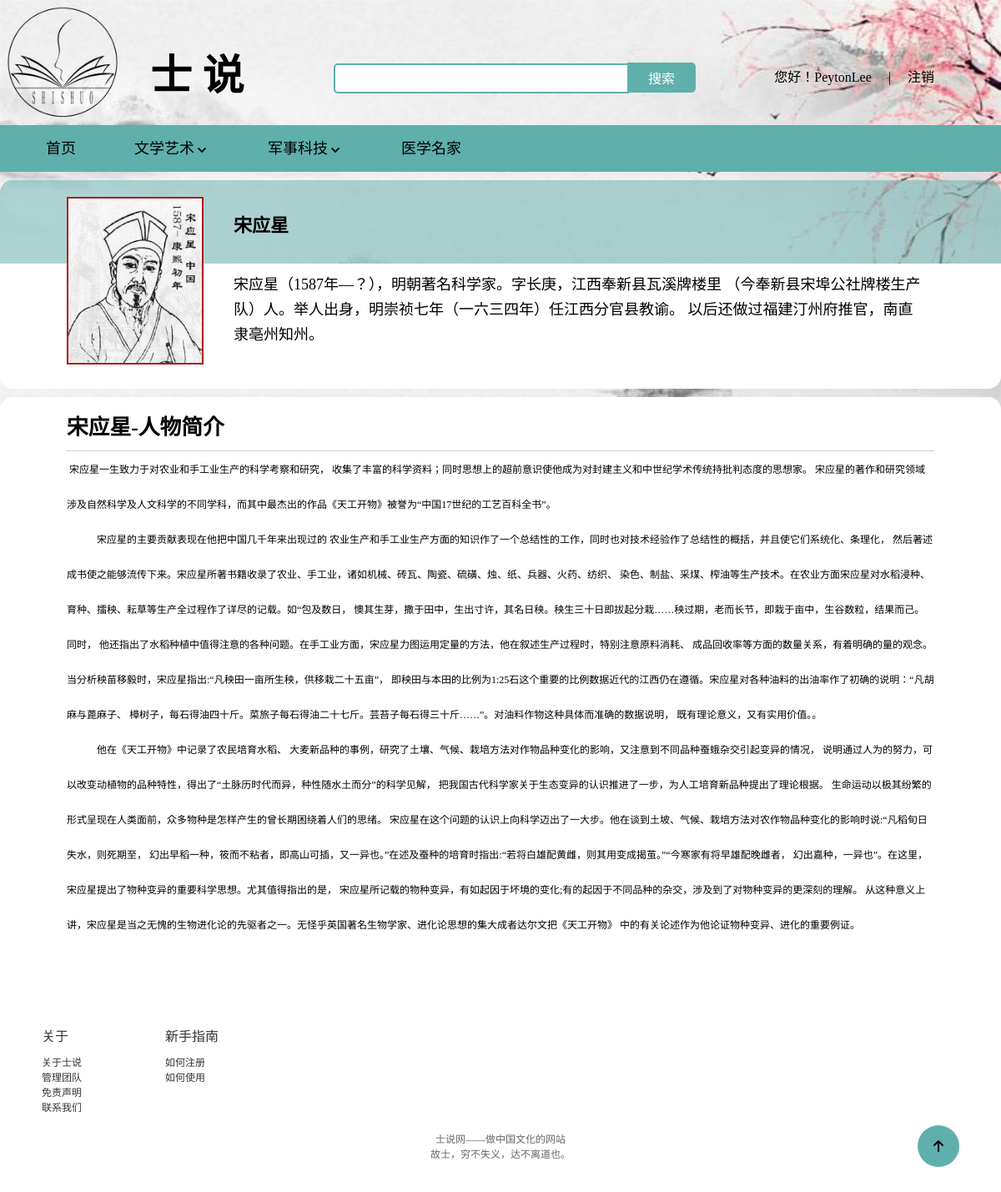
/shishuo/detail.php?Iname=宋应星 (signed in), run on the app's committed database.
### tables this page shows
CREATE TABLE `images`  (
  `id` int(80) NOT NULL AUTO_INCREMENT,
  `Iname` varchar(20) NULL DEFAULT NULL,
  `Iimage` varchar(80) NULL DEFAULT NULL,
  PRIMARY KEY (`id`) USING BTREE,
  INDEX `Iname`(`Iname`) USING BTREE,
  CONSTRAINT `imagess_ibfk_1` FOREIGN KEY (`Iname`) REFERENCES `intro` (`Iname`) ON DELETE RESTRICT ON UPDATE RESTRICT
);

CREATE TABLE `intro`  (
  `Iname` varchar(20) NOT NULL,
  `Iposition` varchar(20) NOT NULL,
  `Iwork` varchar(80) NOT NULL,
  `Iintro` longtext NOT NULL,
  `Icontent` longtext NOT NULL,
  PRIMARY KEY (`Iname`) USING BTREE
);

### shishuo/detail.php (the view, shortened to what this page needs)
<!DOCTYPE html>
<html lang="en">
<head>
    <link rel="stylesheet" href="./css/comm.css">
    <link rel="stylesheet" href="./css/base.css">
    <link rel="stylesheet" href="./css/detail.css">
</head>
<body>
    <?php
        include_once("conn.php");
    ?>
    <div class="to_top">
        <a href="#">
            <p><i></i></p>
        </a>
    </div>
    <div class="top">
        <div class="w nav">
            <div class="logo fl">
                <h1>
                    <a href="./index.php">士说</a>
                </h1>
            </div>
            <div class="biaoti">
                <h2>士&nbsp;说</h2>
            </div>
            <div class="fl search">
                <form action="./search.php" method="get">
                    <input type="text" class="text" name="search" id="">
                    <button class="btn" name="submit">搜索</button>
                </form>
            </div>
            <div class="fr login">
                <ul>
                    <?php
                        if(isset($_SESSION['islogin'])) {
                            ?>
                            <li>
                                <span>您好！<?php echo $_SESSION['username_l'];?></span>
                            </li>
                            <li>
                                |
                            </li>
                            <li>
                                <a href="./loginout.php">注销</a>
                            </li>
                            <?php
                            }
                    ?>
                </ul>
            </div>
        </div>
    </div>
    <div class="bottom-nav">
        <div class="w">
            <div class="daohang">
                <ul>
                    <li><a href="./index.php">首页</a></li>
                    <li>
                        <div class="dropdown">
                            <div class="drop">文学艺术<i></i></div>
                        </div>
                    </li>
                    <li>
                        <div class="dropdown">
                            <div class="drop">军事科技<i></i></div>
                        </div>
                    </li>
                    <li><a href="./show.php?Iposition=医学名家">医学名家</a></li>
                </ul>
            </div>
        </div>
    </div>
    <div class="w introduce">
        <?php
            if(!empty($_GET['Iname'])){
                $Iname = $_GET['Iname'];
                $query = "SELECT intro.Iname,intro.Iintro,intro.Icontent,images.Iimage FROM `intro`,`images` WHERE intro.Iname=images.Iname AND intro.Iname='$Iname';";
                if($stmt = $mysqli -> prepare($query)){
                    $stmt -> execute();
                    $stmt -> bind_result($name,$intro,$content,$image);
                    while($stmt -> fetch()){
        ?>
         <div class="intro_nav">
            <img src="<?php echo $image?>" title="<?php echo $name;?>">
            <div class="intro_top">
                <h3><?php echo $name;?>
                </h3>
            </div>
            <div class="intro_bottom">
                <p>
                    <?php echo $intro;?>
                </p>
            </div>
        </div>
        <div class="content">
            <div class="content-hd">
                <h3><span><?php echo $name;?></span>-人物简介</h3>
            </div>
            <div class="content-bd">
                <?php echo $content;?>
            </div>
        </div>
        <?php
                    }
                }
            }
        ?>
    </div>
    <div class="footer">
        <div class="w">
            <div class="links">
                <dl>
                    <dt>关于</dt>
                    <dd>
                        <a href="javasrcipt:;">关于士说</a>
                    </dd>
                    <dd>
                        <a href="gltd.html">管理团队</a>
                    </dd>
                    <dd>
                        <a href="mzsm.html">免责声明</a>
                    </dd>
                    <dd>
                        <a href="lxwm.html">联系我们</a>
                    </dd>
                </dl>
                <dl>
                    <dt>新手指南</dt>
                    <dd>
                        <a href="rhzc.html">如何注册</a>
                    </dd>
                    <dd>
                        <a href="ruhsy.html">如何使用</a>
                    </dd>
                </dl>
            </div>
            <div class="copyright">
                <p>
                    士说网——做中国文化的网站<br> 故士，穷不失义，达不离道也。
                </p>
            </div>
        </div>
    </div>
</body>
</html>

### shishuo/css/comm.css (style rules this page uses)
body { background: url(../img/bj.jpg) no-repeat; background-size: 100%; background-attachment: fixed; }
.top { height: 150px; width: 100%; }
.nav { position: relative; height: 100%; }
.logo { height: 150px; width: 150px; }
.logo a { display: block; height: 150px; width: 150px; background: url(../img/logo.png) no-repeat; font-size: 0; background-size: 100%; }
.biaoti { position: absolute; top: 50%; left: 180px; height: 32px; }
.biaoti h2 { line-height: 32px; font-size: 50px; font-family: 'FZShuTi'; }
.search { position: absolute; top: 50%; left: 400px; height: 32px; }
.text { height: 32px; width: 340px; outline: none; border: 2px solid #5fafac; padding-left: 10px; color: #ccc; border-radius: 5px 0 0 5px; }
.btn { width: 82px; height: 36px; background-color: #5fafac; margin-left: -6px; border: 0; font-size: 16px; color: #fff; border-radius: 0 5px 5px 0; vertical-align: -2px; }
.login { position: absolute; top: 50%; right: 70px; }
.login li { float: left; height: 36px; line-height: 36px; padding: 0 10px; }
.login a { text-align: center; color: #000; font-size: 16px; }
.footer { height: 200px; padding-top: 30px; background-color: #fff; }
.links { margin-left: 50px; overflow: hidden; }
.links dl { float: left; margin-right: 100px; }
.links dt { height: 35px; font-size: 16px; color: #333; }
.links dd a { font-size: 12px; color: #333; }
.copyright { margin: 10px auto; }
.copyright p { font-size: 12px; color: #666; text-align: center; margin: 20px 0 15px 0; }
.bottom-nav { height: 56px; background-color: #5fafac; }
.daohang { margin-left: 30px; background-color: #fff; }
.daohang li { margin-right: 20px; float: left; height: 56px; padding: 0 25px; }
.daohang li a { display: block; width: 100%; font-size: 18px; color: #000; line-height: 56px; }
.daohang li i { font-family: 'icomoon'; vertical-align: -3.5px; }
.dropdown { position: relative; display: inline-block; transition: all 2s; }
.drop { color: #000; font-size: 18px; line-height: 56px; transition: all 0.75s; }
.to_top { position: fixed; display: inline-block; bottom: 30px; right: 50px; width: 50px; height: 50px; border-radius: 50%; background-color: #5fafac; z-index: 888; }
.to_top a { display: block; width: 100%; margin: 0 auto; }
.to_top p { text-align: center; }
.to_top i { font-family: 'icomoon'; line-height: 50px; }

### shishuo/css/base.css (style rules this page uses)
* { margin: 0; padding: 0; }
a { color: #000; text-decoration: none; }
li { list-style: none; }
.w { width: 1200px; margin: 0 auto; }
.fr { float: right; }
.fl { float: left; }
img { border: 0; vertical-align: middle; }
i, em { font-style: normal; }

### shishuo/css/detail.css (style rules this page uses)
.introduce { margin-top: 10px; margin-bottom: 50px; }
.intro_nav { position: relative; }
.intro_nav img { position: absolute; left: 80px; top: 20px; width: 160px; border: 2px solid #b1191a; }
.intro_nav .intro_bottom, .intro_nav .intro_top { overflow: hidden; width: 100%; }
.intro_nav .intro_top { height: 100px; background-color: #5fafac7e; border-radius: 15px 15px 0 0; }
.intro_nav .intro_bottom { background-color: #fff; border-radius: 0 0 15px 15px; }
.intro_nav .intro_top h3 { height: 40px; padding: 10px; width: 830px; float: right; margin-top: 25px; font-size: 22px; line-height: 40px; margin-right: 80px; }
.intro_nav .intro_bottom p { overflow: hidden; min-height: 130px; padding: 10px; width: 830px; float: right; font-size: 18px; line-height: 30px; margin-right: 80px; }
.content { margin-top: 10px; padding: 10px 80px 10px 80px; border-radius: 15px; background-color: #fff; }
.content-hd { height: 54px; line-height: 54px; font-size: 22px; border-bottom: 1px solid #ccc; }
.content-bd { line-height: 40px; margin-bottom: 10px; font-size: 18px; }

### data on the page
images: Iimage (picture), Iname.Iname "宋应星", Iname.Iintro "宋应星（1587年—？），明朝著名科学家。字长庚，江西奉新县瓦溪牌楼里 （今奉新县宋埠公社牌楼生产队）人。举人出身，明崇祯七年（一六三四年）任江西分官县教谕。 以后还做过福建汀州府推官，南直隶亳州知州。", Iname.Icontent "宋应星一生致力于对农业和手工业生产的科学考察和研究， 收集了丰富的科学资料；同时思想上的超前意识使他成为对封建主义和中世纪学术传统持批判态度的思想家。 宋应星的著作和研究领域涉及自然科学及人文科学的不同学科，而其中最杰出的作品《天工开物》被誉为“中国 17 世纪的工艺百科全书”。 宋应星的主要贡献表现在他把中国几千年来出现过的 农业生产和手工业生产方面的知识作了一个总结性的工作，同时也对技术经验作了总结性的概括，并且使它们系统化、条理化， 然后著述成书使之能够流传下来。宋应星所著书籍收录了农业、手工业，诸如机械、砖瓦、陶瓷、硫磺、烛、纸、兵器、火药、纺织、 染色、制盐、采煤、榨油等生产技术。在农业方面宋应星对水稻浸种、育种、擂秧、耘草等生产全过程作了详尽的记载。如“包及数日， 懊其生芽，撒于田中，生出寸许，其名日秧。秧生三十日即拔起分栽……秧过期，老而长节，即栽于亩中，生谷数粒，结果而己。同时， 他还指出了水稻种植中值得注意的各种问题。在手工业方面，宋应星力图运用定量的方法，他在叙述生产过程时，特别注意原料消耗、 成品回收率等方面的数量关系，有着明确的量的观念。当分析秧苗移毅时，宋应星指出 : “凡秧田一亩所生秧，供移栽二十五亩”， 即秧田与本田的比例为 1:25 石这个重要的比例数据近代的江西仍在遵循。宋应星对各种油料的出油率作了初确的说明：“凡胡麻与蓖麻子、 樟树子，每石得油四十斤。菜旅子每石得油二十七斤。芸苔子每石得三十斤……”。对油料作物这种具体而准确的数据说明， 既有理论意义，又有实用价值。。 他在《天工开物》中记录了农民培育水稻、…"

### other printed values
$_SESSION['username_l'] "PeytonLee"
